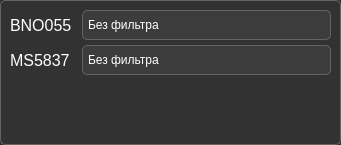
    <widget class="QWidget" name="SensorsSettingsWidget" native="true">
     <property name="sizePolicy">
      <sizepolicy hsizetype="Preferred" vsizetype="Preferred">
       <horstretch>0</horstretch>
       <verstretch>0</verstretch>
      </sizepolicy>
     </property>
     <property name="minimumSize">
      <size>
       <width>341</width>
       <height>0</height>
      </size>
     </property>
     <property name="styleSheet">
      <string notr="true">background-color: rgb(50,50,50);
border: 1px solid rgb(100,100,100);
border-radius: 5px;</string>
     </property>
     <layout class="QGridLayout" name="gridLayout_7">
      <property name="leftMargin">
       <number>10</number>
      </property>
      <property name="topMargin">
       <number>10</number>
      </property>
      <property name="rightMargin">
       <number>10</number>
      </property>
      <property name="bottomMargin">
       <number>10</number>
      </property>
      <property name="horizontalSpacing">
       <number>10</number>
      </property>
      <property name="verticalSpacing">
       <number>5</number>
      </property>
      <item row="2" column="0">
       <spacer name="horizontalSpacer_3">
        <property name="orientation">
         <enum>Qt::Horizontal</enum>
        </property>
        <property name="sizeType">
         <enum>QSizePolicy::Fixed</enum>
        </property>
        <property name="sizeHint" stdset="0">
         <size>
          <width>40</width>
          <height>20</height>
         </size>
        </property>
       </spacer>
      </item>
      <item row="0" column="1" colspan="2">
       <widget class="QComboBox" name="BNO055ComboBox">
        <property name="minimumSize">
         <size>
          <width>0</width>
          <height>30</height>
         </size>
        </property>
        <property name="maximumSize">
         <size>
          <width>16777215</width>
          <height>30</height>
         </size>
        </property>
        <property name="styleSheet">
         <string notr="true">QComboBox {
	font: 10pt &quot;MS Shell Dlg 2&quot;;
	color: white;
    padding: 1px 18px 1px 5px;
}

QComboBox:editable {
    background: rgb(60,60,60);
	border: 1px solid rgb(100,100,100) ;
    border-top-left-radius: 5px;
	border-top-right-radius: 5px;
}

QComboBox:!editable, QComboBox::drop-down:editable { /* Штука не выдвинута*/
	background: rgb(60,60,60);
	border: 1px solid rgb(100,100,100) ;
    border-top-left-radius: 5px;
	border-top-right-radius: 5px;
	border-bottom-left-radius: 5px;
	border-bottom-right-radius: 5px;
}

QComboBox:!editable:on, QComboBox::drop-down:editable:on { /* Штука выдвинута*/
	background: rgb(60,60,60);
	border: 1px solid rgb(100,100,100) ;
    border-top-left-radius: 5px;
	border-top-right-radius: 5px;
	border-bottom-left-radius: 0px;
	border-bottom-right-radius: 0px;
} 

QComboBox::drop-down {
    subcontrol-origin: padding;
    subcontrol-position: top right;
    width: 15px;

    border-top-right-radius: 5px; /* same radius as the QComboBox */
    border-bottom-right-radius: 5px;
}

QComboBox::down-arrow {
    image: url(Icons/ComboBoxDownArrow.png);
	width: 10px;
	height: 10px;
	right: 5px;
} 

QComboBox::down-arrow:on { /* shift the arrow when popup is open */
    image: url(Icons/ComboBoxUpArrow.png);
}

QComboBox QAbstractItemView {
	color: white;
	border: 1px solid rgb(100,100,100) ;
	border-radius: 5px;
	border-top-left-radius: 0px;
	border-top-right-radius: 0px;
	background-color: rgb(60,60,60);
    selection-background-color: rgb(30,140,200);
}</string>
        </property>
        <item>
         <property name="text">
          <string>Без фильтра</string>
         </property>
        </item>
        <item>
         <property name="text">
          <string>Скользящее среднее</string>
         </property>
        </item>
       </widget>
      </item>
      <item row="3" column="0" colspan="3">
       <spacer name="verticalSpacer_5">
        <property name="orientation">
         <enum>Qt::Vertical</enum>
        </property>
        <property name="sizeHint" stdset="0">
         <size>
          <width>20</width>
          <height>40</height>
         </size>
        </property>
       </spacer>
      </item>
      <item row="0" column="0">
       <widget class="QLabel" name="BNO055Label">
        <property name="sizePolicy">
         <sizepolicy hsizetype="Fixed" vsizetype="Preferred">
          <horstretch>0</horstretch>
          <verstretch>0</verstretch>
         </sizepolicy>
        </property>
        <property name="minimumSize">
         <size>
          <width>0</width>
          <height>30</height>
         </size>
        </property>
        <property name="maximumSize">
         <size>
          <width>16777215</width>
          <height>30</height>
         </size>
        </property>
        <property name="font">
         <font>
          <pointsize>12</pointsize>
         </font>
        </property>
        <property name="styleSheet">
         <string notr="true">color:rgb(255,255,255);
border: none;
background: transparent;</string>
        </property>
        <property name="text">
         <string>BNO055</string>
        </property>
       </widget>
      </item>
      <item row="1" column="0">
       <widget class="QLabel" name="MS5837Label">
        <property name="sizePolicy">
         <sizepolicy hsizetype="Fixed" vsizetype="Preferred">
          <horstretch>0</horstretch>
          <verstretch>0</verstretch>
         </sizepolicy>
        </property>
        <property name="minimumSize">
         <size>
          <width>0</width>
          <height>30</height>
         </size>
        </property>
        <property name="maximumSize">
         <size>
          <width>16777215</width>
          <height>30</height>
         </size>
        </property>
        <property name="font">
         <font>
          <pointsize>12</pointsize>
         </font>
        </property>
        <property name="styleSheet">
         <string notr="true">color:rgb(255,255,255);
border: none;
background: transparent;</string>
        </property>
        <property name="text">
         <string>MS5837</string>
        </property>
       </widget>
      </item>
      <item row="1" column="1" colspan="2">
       <widget class="QComboBox" name="MS5837ComboBox">
        <property name="minimumSize">
         <size>
          <width>0</width>
          <height>30</height>
         </size>
        </property>
        <property name="maximumSize">
         <size>
          <width>16777215</width>
          <height>30</height>
         </size>
        </property>
        <property name="styleSheet">
         <string notr="true">QComboBox {
	font: 10pt &quot;MS Shell Dlg 2&quot;;
	color: white;
    padding: 1px 18px 1px 5px;
}

QComboBox:editable {
    background: rgb(60,60,60);
	border: 1px solid rgb(100,100,100) ;
    border-top-left-radius: 5px;
	border-top-right-radius: 5px;
}

QComboBox:!editable, QComboBox::drop-down:editable { /* Штука не выдвинута*/
	background: rgb(60,60,60);
	border: 1px solid rgb(100,100,100) ;
    border-top-left-radius: 5px;
	border-top-right-radius: 5px;
	border-bottom-left-radius: 5px;
	border-bottom-right-radius: 5px;
}

QComboBox:!editable:on, QComboBox::drop-down:editable:on { /* Штука выдвинута*/
	background: rgb(60,60,60);
	border: 1px solid rgb(100,100,100) ;
    border-top-left-radius: 5px;
	border-top-right-radius: 5px;
	border-bottom-left-radius: 0px;
	border-bottom-right-radius: 0px;
} 

QComboBox::drop-down {
    subcontrol-origin: padding;
    subcontrol-position: top right;
    width: 15px;

    border-top-right-radius: 5px; /* same radius as the QComboBox */
    border-bottom-right-radius: 5px;
}

QComboBox::down-arrow {
    image: url(Icons/ComboBoxDownArrow.png);
	width: 10px;
	height: 10px;
	right: 5px;
} 

QComboBox::down-arrow:on { /* shift the arrow when popup is open */
    image: url(Icons/ComboBoxUpArrow.png);
}

QComboBox QAbstractItemView {
	color: white;
	border: 1px solid rgb(100,100,100) ;
	border-radius: 5px;
	border-top-left-radius: 0px;
	border-top-right-radius: 0px;
	background-color: rgb(60,60,60);
    selection-background-color: rgb(30,140,200);
}</string>
        </property>
        <item>
         <property name="text">
          <string>Без фильтра</string>
         </property>
        </item>
        <item>
         <property name="text">
          <string>Скользящее среднее</string>
         </property>
        </item>
       </widget>
      </item>
      <item row="2" column="1">
       <spacer name="horizontalSpacer_4">
        <property name="orientation">
         <enum>Qt::Horizontal</enum>
        </property>
        <property name="sizeHint" stdset="0">
         <size>
          <width>40</width>
          <height>20</height>
         </size>
        </property>
       </spacer>
      </item>
     </layout>
    </widget>
